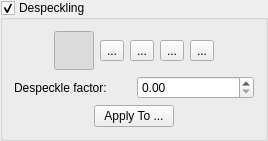
    <widget class="QGroupBox" name="despecklePanel">
     <property name="title">
      <string>Despeckling</string>
     </property>
     <property name="checkable">
      <bool>true</bool>
     </property>
     <property name="visible">
      <bool>false</bool>
     </property>
     <layout class="QVBoxLayout" name="verticalLayout_5">
      <item>
       <layout class="QHBoxLayout" name="horizontalLayout">
        <property name="spacing">
         <number>6</number>
        </property>
        <item>
         <spacer name="horizontalSpacer_11">
          <property name="orientation">
           <enum>Qt::Horizontal</enum>
          </property>
          <property name="sizeHint" stdset="0">
           <size>
            <width>40</width>
            <height>20</height>
           </size>
          </property>
         </spacer>
        </item>
        <item>
         <widget class="QToolButton" name="despeckleOffBtn">
          <property name="statusTip">
           <string>No despeckling</string>
          </property>
          <property name="text">
           <string/>
          </property>
          <property name="iconSize">
           <size>
            <width>32</width>
            <height>32</height>
           </size>
          </property>
          <property name="checkable">
           <bool>true</bool>
          </property>
          <property name="checked">
           <bool>true</bool>
          </property>
          <property name="autoExclusive">
           <bool>true</bool>
          </property>
         </widget>
        </item>
        <item>
         <widget class="QToolButton" name="despeckleCautiousBtn">
          <property name="statusTip">
           <string>Cautious despeckling</string>
          </property>
          <property name="text">
           <string>...</string>
          </property>
          <property name="icon">
           <iconset resource="../../../resources/resources.qrc">
            <normaloff>:/icons/despeckle-cautious.png</normaloff>:/icons/despeckle-cautious.png</iconset>
          </property>
          <property name="iconSize">
           <size>
            <width>32</width>
            <height>32</height>
           </size>
          </property>
          <property name="checkable">
           <bool>true</bool>
          </property>
          <property name="autoExclusive">
           <bool>true</bool>
          </property>
         </widget>
        </item>
        <item>
         <widget class="QToolButton" name="despeckleNormalBtn">
          <property name="statusTip">
           <string>Normal despeckling</string>
          </property>
          <property name="text">
           <string>...</string>
          </property>
          <property name="icon">
           <iconset resource="../../../resources/resources.qrc">
            <normaloff>:/icons/despeckle-normal.png</normaloff>:/icons/despeckle-normal.png</iconset>
          </property>
          <property name="iconSize">
           <size>
            <width>32</width>
            <height>32</height>
           </size>
          </property>
          <property name="checkable">
           <bool>true</bool>
          </property>
          <property name="autoExclusive">
           <bool>true</bool>
          </property>
         </widget>
        </item>
        <item>
         <widget class="QToolButton" name="despeckleAggressiveBtn">
          <property name="statusTip">
           <string>Aggressive despeckling</string>
          </property>
          <property name="text">
           <string>...</string>
          </property>
          <property name="icon">
           <iconset resource="../../../resources/resources.qrc">
            <normaloff>:/icons/despeckle-aggressive.png</normaloff>:/icons/despeckle-aggressive.png</iconset>
          </property>
          <property name="iconSize">
           <size>
            <width>32</width>
            <height>32</height>
           </size>
          </property>
          <property name="checkable">
           <bool>true</bool>
          </property>
          <property name="autoExclusive">
           <bool>true</bool>
          </property>
         </widget>
        </item>
        <item>
         <widget class="QToolButton" name="despeckleCustomBtn">
          <property name="statusTip">
           <string>Custom despeckling</string>
          </property>
          <property name="text">
           <string>...</string>
          </property>
          <property name="icon">
           <iconset resource="../../../resources/resources.qrc">
            <normaloff>:/icons/despeckle-custom.png</normaloff>:/icons/despeckle-custom.png</iconset>
          </property>
          <property name="iconSize">
           <size>
            <width>32</width>
            <height>32</height>
           </size>
          </property>
          <property name="checkable">
           <bool>true</bool>
          </property>
          <property name="autoExclusive">
           <bool>true</bool>
          </property>
         </widget>
        </item>
        <item>
         <spacer name="horizontalSpacer_12">
          <property name="orientation">
           <enum>Qt::Horizontal</enum>
          </property>
          <property name="sizeHint" stdset="0">
           <size>
            <width>40</width>
            <height>20</height>
           </size>
          </property>
         </spacer>
        </item>
       </layout>
      </item>
      <item>
       <layout class="QGridLayout" name="despeckleCustomOptions">
        <item row="0" column="0">
         <widget class="QLabel" name="despeckleFactorLabel">
          <property name="text">
           <string>Despeckle factor:</string>
          </property>
         </widget>
        </item>
        <item row="0" column="1">
         <widget class="QDoubleSpinBox" name="despeckleFactor">
          <property name="toolTip">
           <string>Value is 0.0 .. 9.99.</string>
          </property>
          <property name="minimum">
           <double>0.0</double>
          </property>
          <property name="maximum">
           <double>9.99</double>
          </property>
          <property name="singleStep">
           <double>0.05</double>
          </property>
         </widget>
        </item>
       </layout>
      </item>
      <item>
       <layout class="QHBoxLayout" name="horizontalLayout_9">
        <item>
         <spacer name="horizontalSpacer_15">
          <property name="orientation">
           <enum>Qt::Horizontal</enum>
          </property>
          <property name="sizeHint" stdset="0">
           <size>
            <width>0</width>
            <height>20</height>
           </size>
          </property>
         </spacer>
        </item>
        <item>
         <widget class="QPushButton" name="applyDespeckleButton">
          <property name="text">
           <string>Apply To ...</string>
          </property>
         </widget>
        </item>
        <item>
         <spacer name="horizontalSpacer_16">
          <property name="orientation">
           <enum>Qt::Horizontal</enum>
          </property>
          <property name="sizeHint" stdset="0">
           <size>
            <width>0</width>
            <height>20</height>
           </size>
          </property>
         </spacer>
        </item>
       </layout>
      </item>
     </layout>
    </widget>
